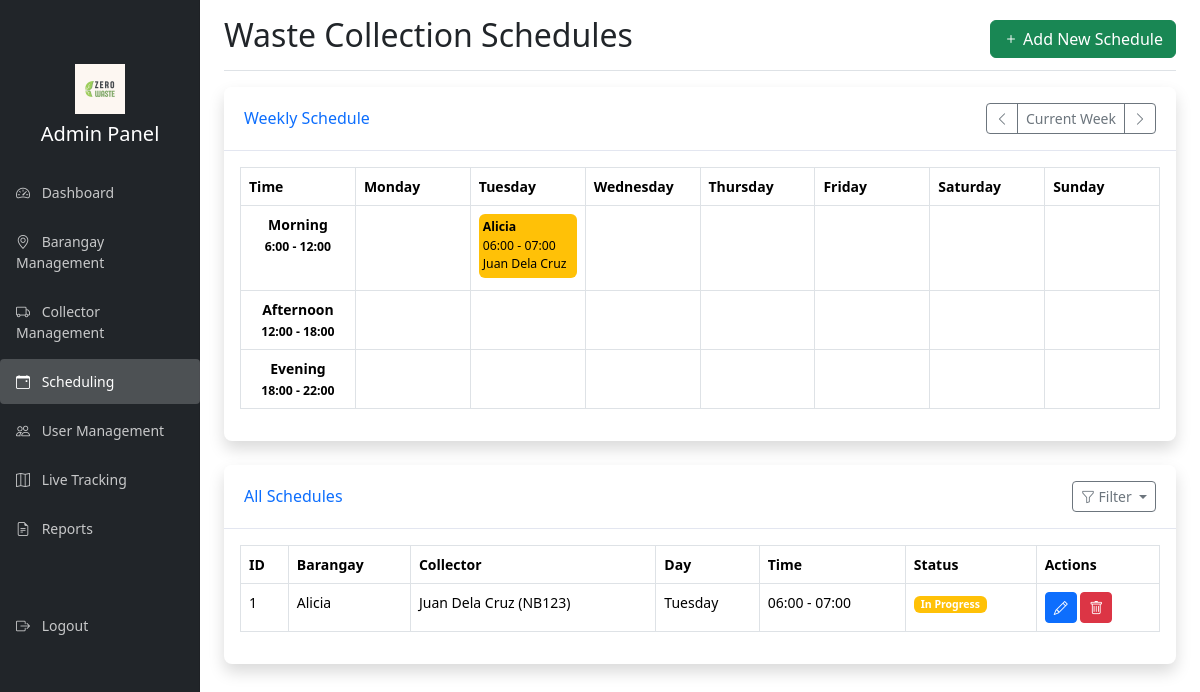
The app's page /admin/schedules (signed in) with its own data.
### app.py (models this page shows)
class Schedule(db.Model):
    id = db.Column(db.Integer, primary_key=True)
    barangay_id = db.Column(db.Integer, db.ForeignKey('barangay.id'), nullable=False)
    collector_id = db.Column(db.Integer, db.ForeignKey('collector.id'), nullable=False)
    day_of_week = db.Column(db.String(20), nullable=False)  # Monday, Tuesday, etc.
    time_start = db.Column(db.Time, nullable=False)
    time_end = db.Column(db.Time, nullable=False)
    status = db.Column(db.String(20), default='scheduled')  # scheduled, in-progress, completed
    collector = db.relationship('Collector', backref='schedules')

class Barangay(db.Model):
    id = db.Column(db.Integer, primary_key=True)
    name = db.Column(db.String(100), nullable=False)
    district = db.Column(db.Integer, nullable=False)  # 1-6
    users = db.relationship('User', backref='barangay', lazy=True)
    collectors = db.relationship('Collector', backref='assigned_barangay', lazy=True)
    schedules = db.relationship('Schedule', backref='barangay', lazy=True)

class User(db.Model, UserMixin):
    id = db.Column(db.Integer, primary_key=True)
    username = db.Column(db.String(150), unique=True, nullable=False)
    email = db.Column(db.String(150), unique=True, nullable=False)
    password = db.Column(db.String(150), nullable=False)
    user_type = db.Column(db.String(20), nullable=False)  # admin, user, collector
    address = db.Column(db.String(200))
    phone = db.Column(db.String(20))
    barangay_id = db.Column(db.Integer, db.ForeignKey('barangay.id'))

class Collector(db.Model):
    id = db.Column(db.Integer, primary_key=True)
    user_id = db.Column(db.Integer, db.ForeignKey('user.id'), nullable=False)
    barangay_id = db.Column(db.Integer, db.ForeignKey('barangay.id'))
    vehicle_id = db.Column(db.String(50))
    is_active = db.Column(db.Boolean, default=True)
    current_lat = db.Column(db.Float)
    current_lng = db.Column(db.Float)
    last_updated = db.Column(db.DateTime)
    user = db.relationship('User', backref='collector_profile')

### app.py (the view, shortened to what this page needs)
@app.route('/admin/schedules', methods=['GET', 'POST'])
@login_required
def admin_schedules():
    if current_user.user_type != 'admin':
        return redirect(url_for('index'))
    schedules = Schedule.query.all()
    collectors = Collector.query.all()
    barangays = Barangay.query.all()
    return render_template('admin/schedules.html', schedules=schedules, collectors=collectors, barangays=barangays)

### templates/admin/schedules.html (shortened to what this page needs)
<!DOCTYPE html>
<html lang="en">
<head>
    <link href="https://cdn.jsdelivr.net/npm/bootstrap@5.3.6/dist/css/bootstrap.min.css" rel="stylesheet">
    <link rel="stylesheet" href="https://cdn.jsdelivr.net/npm/bootstrap-icons@1.10.0/font/bootstrap-icons.css">
    <link rel="stylesheet" href="{{ url_for('static', filename='css/admin.css') }}">
</head>
<body>
    <div class="container-fluid">
        <div class="row">
            <nav id="sidebar" class="col-md-3 col-lg-2 d-md-block bg-dark sidebar collapse">
                <div class="position-sticky pt-3">
                    <div class="text-center mb-4">
                        <img src="{{ url_for('static', filename='img/wastelogo.webp') }}" alt="G-TRUCKS Logo" height="50">
                        <h5 class="text-white mt-2">Admin Panel</h5>
                    </div>
                    <ul class="nav flex-column">
                        <li class="nav-item">
                            <a class="nav-link" href="{{ url_for('admin_dashboard') }}">
                                <i class="bi bi-speedometer2 me-2"></i> Dashboard
                            </a>
                        </li>
                        <li class="nav-item">
                            <a class="nav-link" href="{{ url_for('admin_barangays') }}">
                                <i class="bi bi-geo-alt me-2"></i> Barangay Management
                            </a>
                        </li>
                        <li class="nav-item">
                            <a class="nav-link" href="{{ url_for('admin_collectors') }}">
                                <i class="bi bi-truck me-2"></i> Collector Management
                            </a>
                        </li>
                        <li class="nav-item">
                            <a class="nav-link active" href="{{ url_for('admin_schedules') }}">
                                <i class="bi bi-calendar-event me-2"></i> Scheduling
                            </a>
                        </li>
                        <li class="nav-item">
                            <a class="nav-link" href="{{ url_for('admin_users') }}">
                                <i class="bi bi-people me-2"></i> User Management
                            </a>
                        </li>
                        <li class="nav-item">
                            <a class="nav-link" href="{{ url_for('admin_tracking') }}">
                                <i class="bi bi-map me-2"></i> Live Tracking
                            </a>
                        </li>
                        <li class="nav-item">
                            <a class="nav-link" href="{{ url_for('admin_reports') }}">
                                <i class="bi bi-file-earmark-text me-2"></i> Reports
                            </a>
                        </li>
                        <li class="nav-item mt-5">
                            <a class="nav-link" href="{{ url_for('logout') }}">
                                <i class="bi bi-box-arrow-right me-2"></i> Logout
                            </a>
                        </li>
                    </ul>
                </div>
            </nav>
            <main class="col-md-9 ms-sm-auto col-lg-10 px-md-4">
                <div class="d-flex justify-content-between flex-wrap flex-md-nowrap align-items-center pt-3 pb-2 mb-3 border-bottom">
                    <h1 class="h2">Waste Collection Schedules</h1>
                    <button class="btn btn-success" data-bs-toggle="modal" data-bs-target="#addScheduleModal">
                        <i class="bi bi-plus"></i> Add New Schedule
                    </button>
                </div>
                <div class="card shadow mb-4">
                    <div class="card-header py-3 d-flex justify-content-between align-items-center">
                        <h6 class="m-0 font-weight-bold text-primary">Weekly Schedule</h6>
                        <div class="btn-group">
                            <button class="btn btn-outline-secondary btn-sm" id="prev-week">
                                <i class="bi bi-chevron-left"></i>
                            </button>
                            <span class="btn btn-outline-secondary btn-sm" id="current-week-display">
                                Current Week
                            </span>
                            <button class="btn btn-outline-secondary btn-sm" id="next-week">
                                <i class="bi bi-chevron-right"></i>
                            </button>
                        </div>
                    </div>
                    <div class="card-body">
                        <div class="table-responsive">
                            <table class="table table-bordered" id="weekly-calendar">
                                <thead>
                                    <tr class="bg-light">
                                        <th style="width: 12%;">Time</th>
                                        <th style="width: 12%;">Monday</th>
                                        <th style="width: 12%;">Tuesday</th>
                                        <th style="width: 12%;">Wednesday</th>
                                        <th style="width: 12%;">Thursday</th>
                                        <th style="width: 12%;">Friday</th>
                                        <th style="width: 12%;">Saturday</th>
                                        <th style="width: 12%;">Sunday</th>
                                    </tr>
                                </thead>
                                <tbody>
                                    <tr>
                                        <td class="text-center fw-bold">Morning<br><small>6:00 - 12:00</small></td>
                                        <td class="schedule-cell" data-day="Monday" data-time="morning"></td>
                                        <td class="schedule-cell" data-day="Tuesday" data-time="morning"></td>
                                        <td class="schedule-cell" data-day="Wednesday" data-time="morning"></td>
                                        <td class="schedule-cell" data-day="Thursday" data-time="morning"></td>
                                        <td class="schedule-cell" data-day="Friday" data-time="morning"></td>
                                        <td class="schedule-cell" data-day="Saturday" data-time="morning"></td>
                                        <td class="schedule-cell" data-day="Sunday" data-time="morning"></td>
                                    </tr>
                                    <tr>
                                        <td class="text-center fw-bold">Afternoon<br><small>12:00 - 18:00</small></td>
                                        <td class="schedule-cell" data-day="Monday" data-time="afternoon"></td>
                                        <td class="schedule-cell" data-day="Tuesday" data-time="afternoon"></td>
                                        <td class="schedule-cell" data-day="Wednesday" data-time="afternoon"></td>
                                        <td class="schedule-cell" data-day="Thursday" data-time="afternoon"></td>
                                        <td class="schedule-cell" data-day="Friday" data-time="afternoon"></td>
                                        <td class="schedule-cell" data-day="Saturday" data-time="afternoon"></td>
                                        <td class="schedule-cell" data-day="Sunday" data-time="afternoon"></td>
                                    </tr>
                                    <tr>
                                        <td class="text-center fw-bold">Evening<br><small>18:00 - 22:00</small></td>
                                        <td class="schedule-cell" data-day="Monday" data-time="evening"></td>
                                        <td class="schedule-cell" data-day="Tuesday" data-time="evening"></td>
                                        <td class="schedule-cell" data-day="Wednesday" data-time="evening"></td>
                                        <td class="schedule-cell" data-day="Thursday" data-time="evening"></td>
                                        <td class="schedule-cell" data-day="Friday" data-time="evening"></td>
                                        <td class="schedule-cell" data-day="Saturday" data-time="evening"></td>
                                        <td class="schedule-cell" data-day="Sunday" data-time="evening"></td>
                                    </tr>
                                </tbody>
                            </table>
                        </div>
                    </div>
                </div>
                <div class="card shadow mb-4">
                    <div class="card-header py-3 d-flex justify-content-between align-items-center">
                        <h6 class="m-0 font-weight-bold text-primary">All Schedules</h6>
                        <div class="dropdown">
                            <button class="btn btn-outline-secondary btn-sm dropdown-toggle" type="button" id="filterDropdown" data-bs-toggle="dropdown" aria-expanded="false">
                                <i class="bi bi-funnel"></i> Filter
                            </button>
                        </div>
                    </div>
                    <div class="card-body">
                        <div class="table-responsive">
                            <table class="table table-bordered table-hover" id="scheduleTable" width="100%" cellspacing="0">
                                <thead>
                                    <tr>
                                        <th>ID</th>
                                        <th>Barangay</th>
                                        <th>Collector</th>
                                        <th>Day</th>
                                        <th>Time</th>
                                        <th>Status</th>
                                        <th>Actions</th>
                                    </tr>
                                </thead>
                                <tbody>
                                    {% for schedule in schedules %}
                                    <tr>
                                        <td>{{ schedule.id }}</td>
                                        <td>{{ schedule.barangay.name }}</td>
                                        <td>{{ schedule.collector.user.username }} ({{ schedule.collector.vehicle_id }})</td>
                                        <td>{{ schedule.day_of_week }}</td>
                                        <td>{{ schedule.time_start.strftime('%H:%M') }} - {{ schedule.time_end.strftime('%H:%M') }}</td>
                                        <td>
                                            {% if schedule.status == 'scheduled' %}
                                                <span class="badge bg-primary">Scheduled</span>
                                            {% elif schedule.status == 'in-progress' %}
                                                <span class="badge bg-warning">In Progress</span>
                                            {% elif schedule.status == 'completed' %}
                                                <span class="badge bg-success">Completed</span>
                                            {% else %}
                                                <span class="badge bg-secondary">{{ schedule.status }}</span>
                                            {% endif %}
                                        </td>
                                        <td>
                                            <button class="btn btn-primary btn-sm" data-bs-toggle="modal" data-bs-target="#editScheduleModal{{ schedule.id }}">
                                                <i class="bi bi-pencil"></i>
                                            </button>
                                            <button class="btn btn-danger btn-sm" data-bs-toggle="modal" data-bs-target="#deleteScheduleModal{{ schedule.id }}">
                                                <i class="bi bi-trash"></i>
                                            </button>
                                        </td>
                                    </tr>
                                    {% endfor %}
                                </tbody>
                            </table>
                        </div>
                    </div>
                </div>
            </main>
        </div>
    </div>
</body>
</html>

### records on screen
Schedule: id "1", barangay.name "Alicia", collector.user.username "Juan Dela Cruz", collector.vehicle_id "NB123", day_of_week "Tuesday", time_start "06:00", time_end "07:00", status "In Progress"
